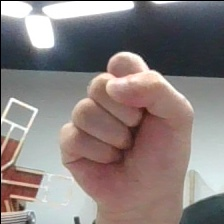
#> input picture gesture_recognition/gesture/img_main/0/0_100.jpg, 224 x 224 px, given in place of 0_1.jpg, which was not available
$ python img_aug.py
#> lines starting #> are read from the running program, lines starting #| are printed output that depends on the picture; pictures that were not available may be replaced by others from this repository, and a replacement may not be noted
# -*- coding: utf-8 -*-
"""
Created on Tue Oct 26 03:11:06 2021

@author: MysteriousKnight
@email: xingchenziyi@163.com
"""

import cv2 as cv
import numpy as np
import os

img = cv.imread("./img_main/0/" + "0_1.jpg")
#> img is the input picture: shape (224, 224, 3); mean B, G, R 125.8, 127.4, 137.7
value = str(5)

rows, cols = img.shape[:2] # 获取图片的长cols和宽rows
#> rows = 224; cols = 224
echo = 5
for e in range(echo):
    M = np.float32([[1, 0, -30 + e * 20], [0, 1, -40]])
    for _ in range(int(value) + 1):
        path = "./img_main/" + str(_) #数据集目录set
        img_path = os.listdir(path) # 获取到img的路径
        for i in range(len(img_path)):
            img_np = cv.imread(path + "/" + img_path[i])

            # img1 = cv.flip(img_np, -90) # 图像翻转增广
            dst = cv.warpAffine(img_np, M, (cols, rows)) # 图像平移增广
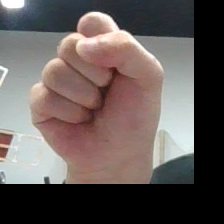
#> dst: shape (224, 224, 3); mean B, G, R 88.3, 90.8, 100.5
            cv.imshow("imn", img_np)
            cv.imwrite("./img_augment/" + str(_)+ "/dst_" + str(e) + "_" + str(img_path[i]), dst)

            cul = cv.flip(img_np, -90)# 图像翻转增广
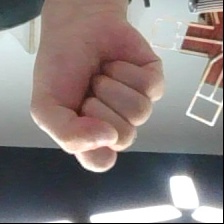
#> cul: shape (224, 224, 3); mean B, G, R 125.8, 127.4, 137.7
            cv.imwrite("./img_augment/" + str(_)+ "/cul_" + str(e) + "_" + str(img_path[i]), cul)

            mat_rotate = cv.getRotationMatrix2D((rows * 0.3, cols * 0.3), 45 + e * 6, 1)  # 图像旋转增广
            dst1 = cv.warpAffine(img_np, mat_rotate, (rows, cols))
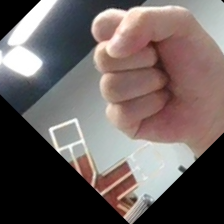
#> dst1: shape (224, 224, 3); mean B, G, R 95.5, 97.9, 108.9
            cv.imwrite("./img_augment/" + str(_)+ "/dst1_" + str(e) + "_" + str(img_path[i]), dst1)

            mat_rotate = cv.getRotationMatrix2D((rows * 0.3, cols * 0.3), - e * 6 - 15, 1)  # 图像旋转增广
            dst2 = cv.warpAffine(img_np, mat_rotate, (rows, cols))
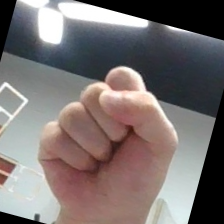
#> dst2: shape (224, 224, 3); mean B, G, R 111.6, 112.6, 121.1
            cv.imwrite("./img_augment/" + str(_)+ "/dst2_" + str(e) + "_" + str(img_path[i]), dst2)
